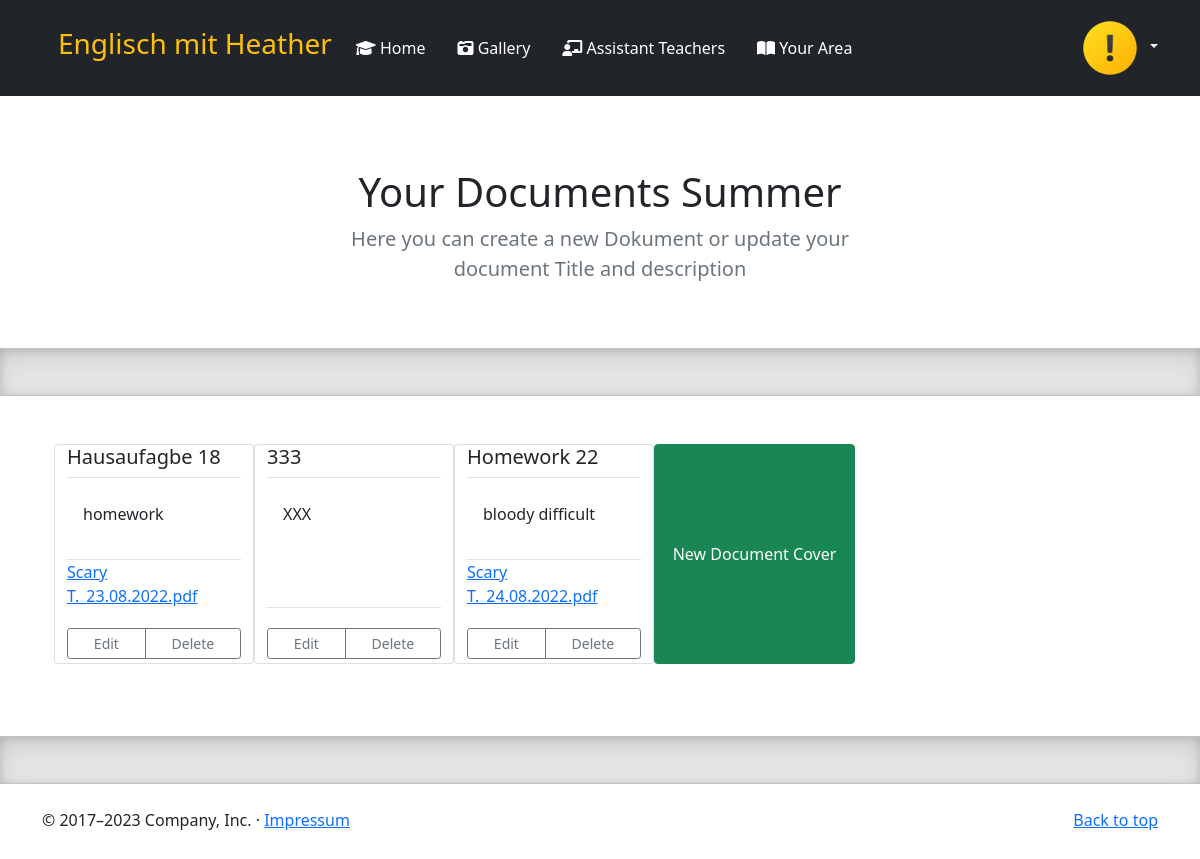
The app's page /TeacherDocs (signed in), older data.
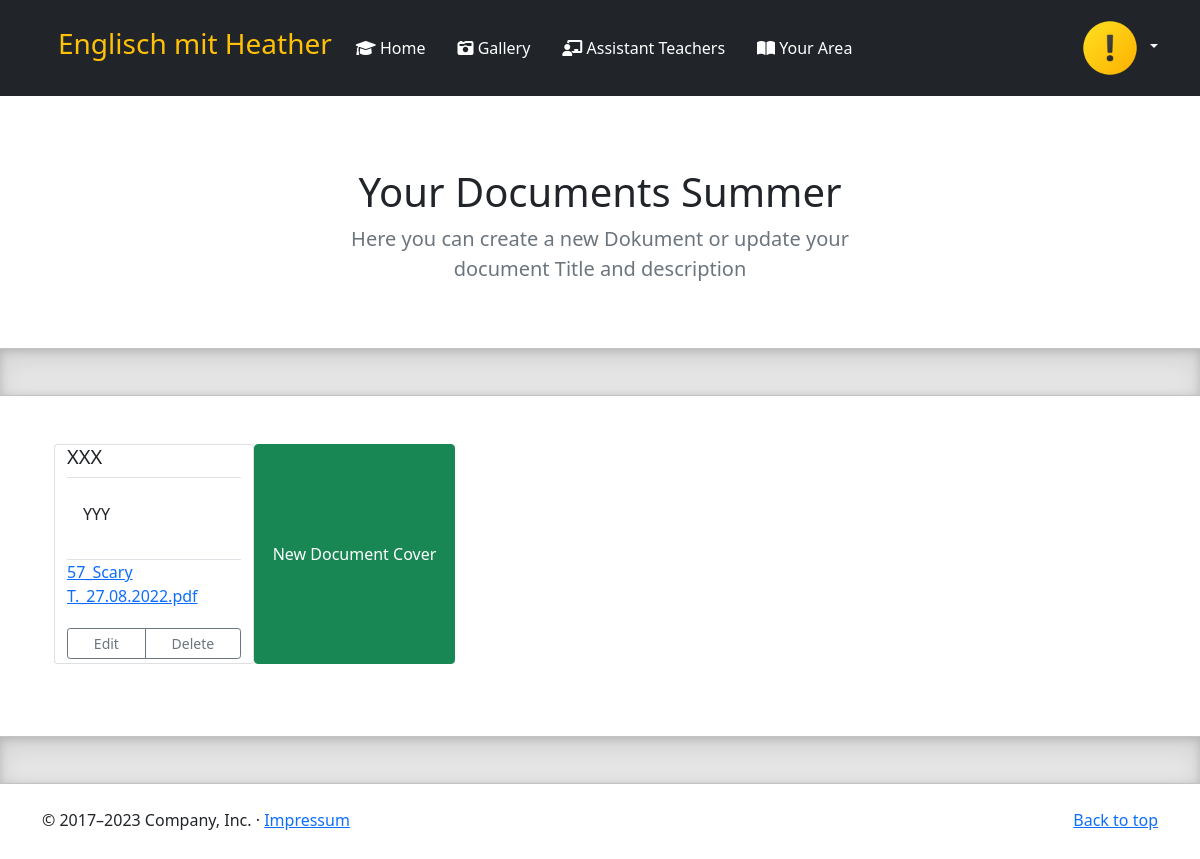
The same page, newer data.
### tables this page shows
CREATE TABLE `documents` (
  `documentid` int(12) NOT NULL,
  `userid` int(12) NOT NULL,
  `documentname` varchar(255) NOT NULL,
  `documentdescription` varchar(255) NOT NULL,
  `document` varchar(255) NOT NULL
);

### mainsrc/Documents/DocumentDatabase.php (called while the page is built, shortened)
<?php
class DocumentDatabase extends AbstractDatabase {
    function getTable()
    {
        return "documents";
    }
    function getModel()
    {
        return DocumentModel::class;
    }
    function getAllDocuments(){
            $table = $this->getTable();
            $model = $this->getModel();
            if (!empty($this->pdo)){
                $allDocuments = $this->pdo->prepare("SELECT * FROM $table" );
                $allDocuments->execute();
                $allDocuments->setFetchMode(PDO::FETCH_CLASS, $model);
                $documentsDATA = $allDocuments->fetchAll(PDO::FETCH_CLASS);
                }
                return $documentsDATA;
        }
}

### mainsrc/App/AbstractMVC/AbstractDatabase.php (called while the page is built, shortened)
<?php
abstract class AbstractDatabase {
    public function __construct(PDO $pdo)
    {
        $this->pdo = $pdo;
    }
}

### mainsrc/App/Router.php (called while the page is built, shortened)
<?php
class Router {
    public function __construct(Container $container){
        $this->container = $container;
    }
    public function add($controller, $function){
        $container = $this->container->build($controller);
        $view = $function;
        $this->getMeUsers($container, $view);
    }
    public function getMeUsers($container, $view){
                $container->$view();
    }
}

### mainsrc/App/AbstractMVC/AbstractController.php (called while the page is built, shortened)
<?php
class AbstractController {
    public function pageload($dir, $view, $variablen) {
        extract($variablen);
        require_once __DIR__ .  "/../../$dir/MVC/Views/$view.php";
    }
}

### init.php (called while the page is built, shortened)
<?php
function html(string $str):string {
    $string = htmlentities($str, ENT_QUOTES, 'UTF-8');
    return $string;
}

### mainsrc/Documents/MVC/Views/ajaxPageDocument.php (the view, shortened to what this page needs)
<?php foreach($allDocuments As $item) : ?>
    <div style="width: 200px; height: 220px" class="card ">
    <h5 class="pb-2 border-bottom">
        <?php  echo html($item->documentname) ?>
    </h5>
        <div class="card-body border-bottom"">
            <p class="card-text">
                <?php  echo html($item->documentdescription); ?></p>
        </div>
        <p >
             <a href="onlineschool/mainsrc/UploadDocs/<?php  echo $item->document ?>"><?php  echo $item->document ?></a>
    </p>
        <div class=" py-1 btn-group">
        <a href="/Document=Settings?documentid=<?php  echo $item->documentid; ?>" class="btn btn-sm btn-outline-secondary">Edit</a>
        <a id="deleteDocument" href="/Document-Delete?documentid=<?php echo $item->documentid; ?>" class="btn btn-sm btn-outline-secondary ">Delete</a>
        </div>
    </div>
    <?php endforeach; ?>
    <form style="width: 225px;" method="Post" class="row" action="/Documents" id="newDocumentForm">
        <button style="height: 220px;" type="submit" class="btn btn-success" name="newDocument" value="send">New Document Cover </button>
    </form>

Row changes from the older to the newer data that the page shows:
removed documents: documentname "Hausaufagbe 18", documentdescription "homework", document "Scary T._23.08.2022.pdf"
removed documents: documentname "333", documentdescription "XXX"
removed documents: documentname "Homework 22", documentdescription "bloody difficult", document "Scary T._24.08.2022.pdf"
added documents: documentname "XXX", documentdescription "YYY", document "57_Scary T._27.08.2022.pdf"
